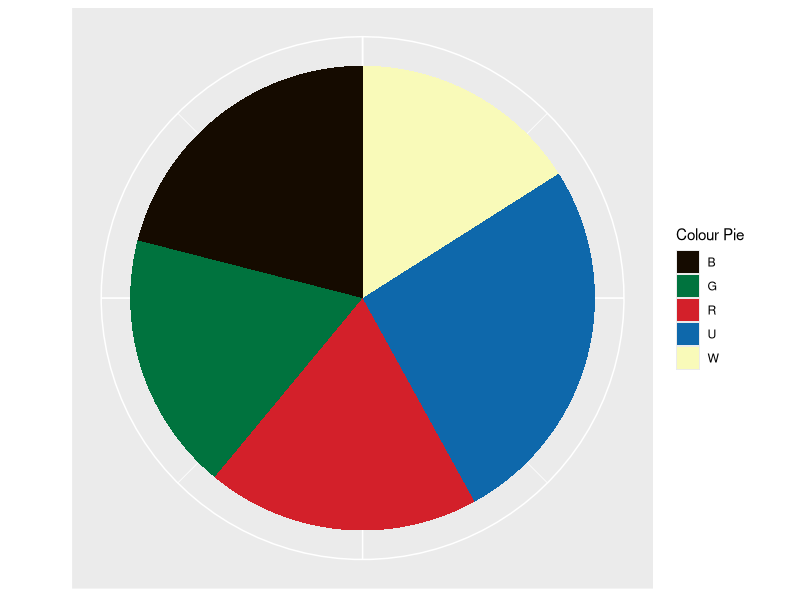
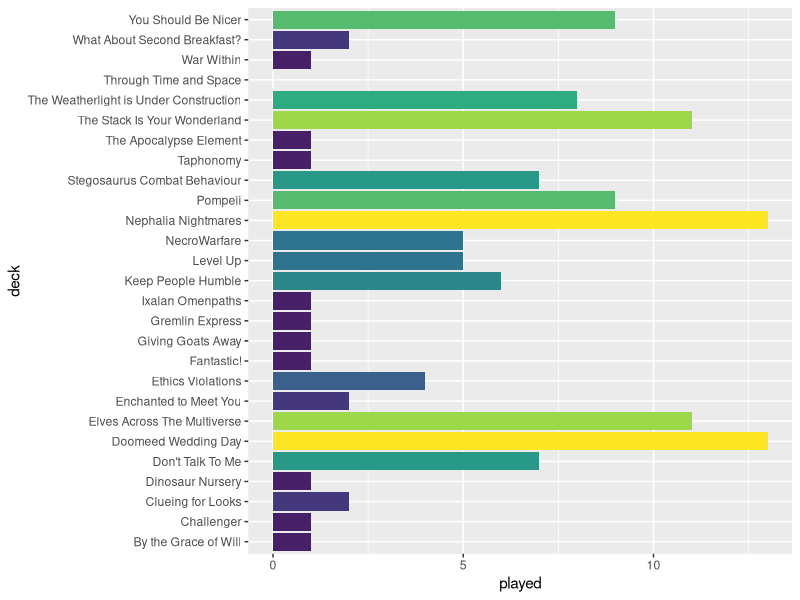
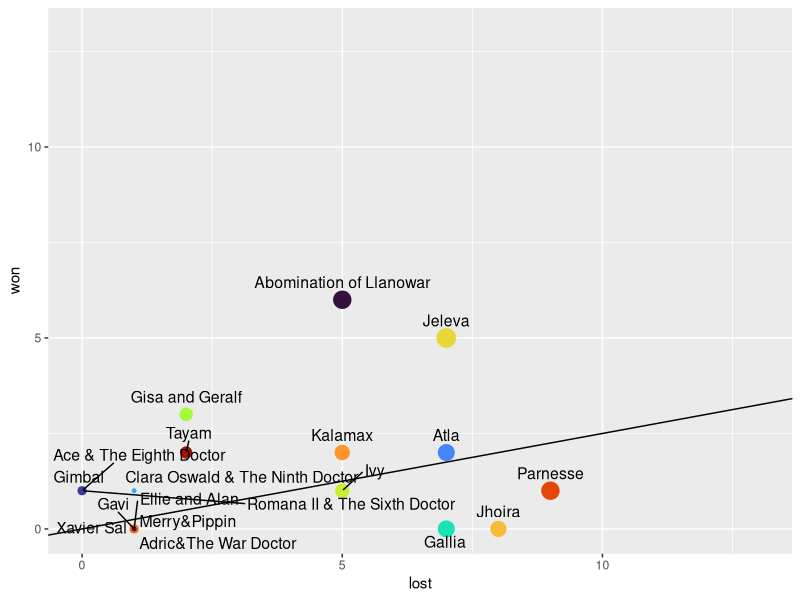
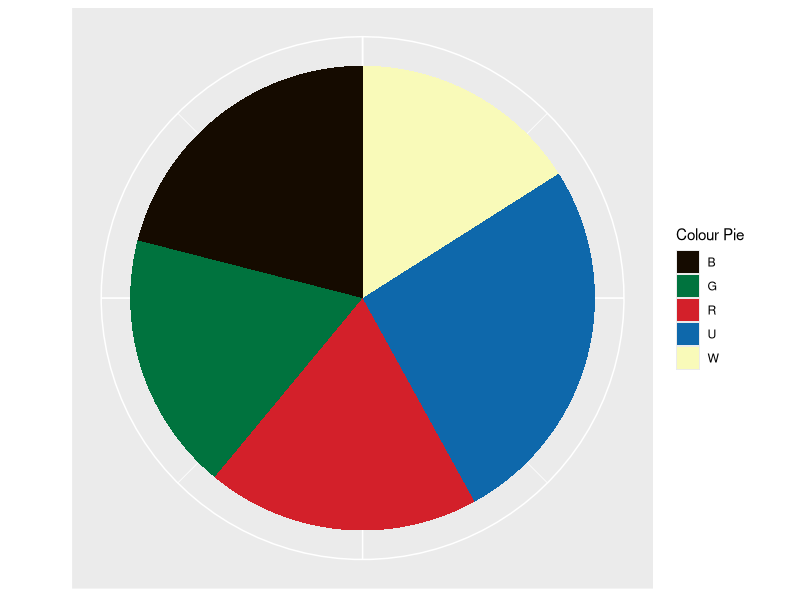
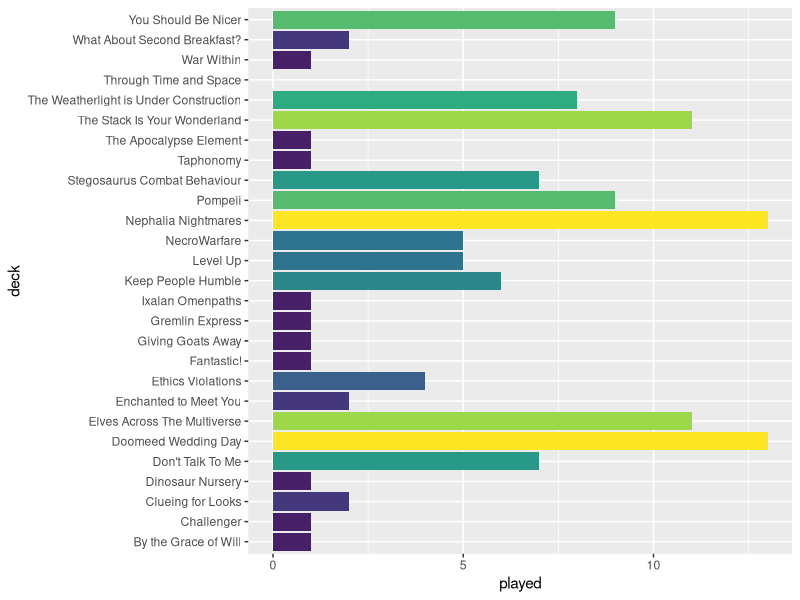
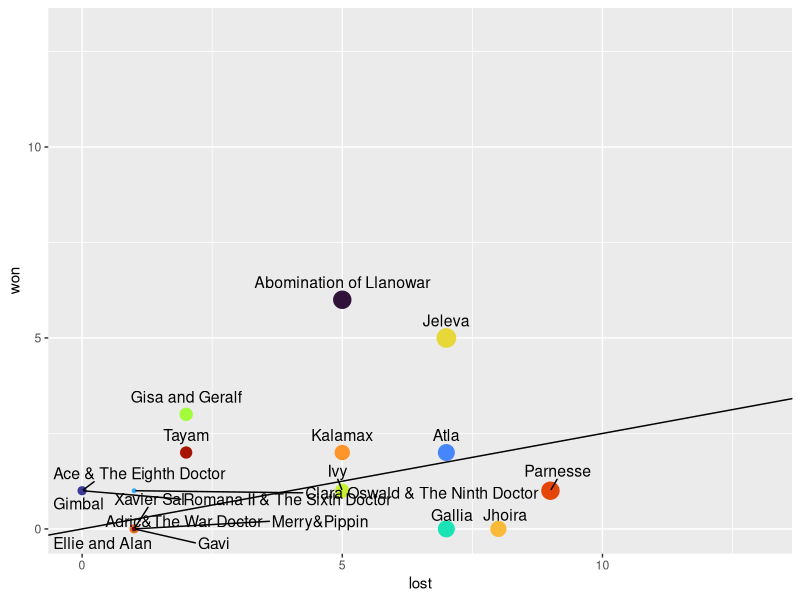

Reproduce these figures in R, in order. (Note: this script raises an error after producing the figures.)
library(forcats)
library(tidyverse)
library(viridis)
library(ggrepel)

# If you don't wan to edit your decks from within R, you can import any table with the same column names. 
decks<-read.csv("Decks.csv",quote="",stringsAsFactors=F,header=T) %>% arrange(priority)

# colour distibution
W<-decks%>%filter(W==TRUE)%>%count()%>%pull(n)
U<-decks%>%filter(U==TRUE)%>%count()%>%pull(n)
B<-decks%>%filter(B==TRUE)%>%count()%>%pull(n)
R<-decks%>%filter(R==TRUE)%>%count()%>%pull(n)
G<-decks%>%filter(G==TRUE)%>%count()%>%pull(n)
colour<-c(W,U,B,R,G)
identity<-c("W","U","B","R","G")
colours<-cbind(colour,identity)
colours<-as.data.frame(colours)
colours<-colours%>%mutate(colour=as.numeric(colour))
col<-colours%>%ggplot(aes(x="",colour,fill=identity))+
          geom_bar(stat="identity", width=1)+
          theme(axis.title.x=element_blank(),
                axis.text.x=element_blank(),
                axis.text.y=element_blank(),
                axis.ticks.y=element_blank())+
  xlab("")+
  coord_polar("y", start=0)+
            scale_fill_manual("Colour Pie", values = c("W"=rgb(249,250,185,maxColorValue=255),"U"=rgb(14,104,171,maxColorValue=255),"B"=rgb(21,11,0,maxColorValue=255),"R"=rgb(211,32,42,maxColorValue=255),"G"=rgb(0,115,62,maxColorValue=255)))
col 
ggsave("col.png")

#deck stats 
games<-decks%>%filter(type!="Unfinished")%>%ggplot(aes(played,deck,fill=played))+
        geom_bar(stat="identity")+
        scale_fill_viridis_c()+
        theme(legend.position="none")
games
ggsave(filename ="played.png",width=3000,height =2255, dpi=300,units="px",device='png')
# powerlevel
decks%>%group_by(power)%>%count()
# playable decks
decks%>%filter(type!="Unfinished")%>%count()


# win stats 
games <- decks %>% filter(played>0) %>% mutate(win=(won+0.5*draw)/played) %>% arrange(-win)
total <- games %>% group_by(type) %>% summarise(max_played=max(played))
LGSplay <- games %>% filter(type=="LGS") %>%  
  ggplot(aes(x=lost,y=won,label=commander)) +
  geom_point(aes(size=played,colour=commander,fill=commander))+
  geom_abline(slope=0.25,intercept=0)+
  scale_x_continuous(limits = c(0,total %>% filter(type=="LGS") %>% pull(max_played)))+
  scale_y_continuous(limits = c(0,total %>% filter(type=="LGS") %>% pull(max_played)))+
  geom_text_repel(aes(label = commander),size=4,vjust = -1,max.overlaps = 21)+
  scale_colour_viridis_d(option="turbo")+
  theme(legend.position = "none")
LGSplay 
ggsave("LGSplay.png")

proxied_total <- max(games[games$type=="proxied",]$played)
proxied <- played %>% filter(type=="proxied") %>% 
  ggplot(aes(x=lost,y=won,label=commander)) +
  geom_point(aes(size=played,colour=commander,fill=commander))+
  geom_abline(slope=0.25,intercept=0)+
  scale_x_continuous(limits = c(0,total %>% filter(type=="proxied") %>% pull(max_played)))+
  scale_y_continuous(limits = c(0,total %>% filter(type=="proxied") %>% pull(max_played)))+
  geom_text_repel(aes(label = commander),size=4,vjust = -1,max.overlaps = 21)+
  scale_colour_viridis_d(option="turbo")+
  theme(legend.position = "none")
proxied
ggsave("proxied.png")

notEDH_total <- max(games[games$type=="Other",]$played)
notEDH <- played %>% filter(type=="Other") %>% 
  ggplot(aes(x=lost,y=won,label=commander)) +
  geom_point(aes(size=played,colour=commander,fill=commander))+
  geom_abline(slope=0.25,intercept=0)+
  scale_x_continuous(limits = c(0,total %>% filter(type=="Other") %>% pull(max_played)))+
  scale_y_continuous(limits = c(0,total %>% filter(type=="Other") %>% pull(max_played)))+
  geom_text_repel(aes(label = commander),size=4,vjust = -1,max.overlaps = 21)+
  scale_colour_viridis_d(option="turbo")+
  theme(legend.position = "none")
notEDH
ggsave("notEDH.png")

# cEDH stats 
cEDH_total <- max(games[games$type=="cEDH",]$played)
cEDH <- decks %>% filter(type=='cEDH') %>% mutate(win=(won+0.5*draw)/played) %>% arrange(-win)
cEDH_results <- ggplot(cEDH, aes(x=lost,y=won,label=commander)) +
                  geom_point(aes(size=played,colour=commander))+
                  geom_abline(slope=0.4,intercept=0)+
                  scale_x_continuous(limits = c(0,total %>% filter(type=="cEDH") %>% pull(max_played)))+
                  scale_y_continuous(limits = c(0,total %>% filter(type=="cEDH") %>% pull(max_played)))+
                  geom_text_repel(aes(label = commander),size=4,vjust = -1,max.overlaps = 21)+
                  scale_colour_viridis_d(option="turbo")+
                  theme(legend.position = "none")
cEDH_results
ggsave('cEDH_results.png')


buildme<-decks%>%filter(type=="Unfinished")
buildme%>%pull(commander)
# wishlist (This is currently a little behind)

artists<-decks%>%separate_rows(artist,sep='&')%>%group_by(artist)%>%summarise(n=n())%>%arrange(desc(n))
artists

# search for a specific artist decks%>%dplyr::filter(str_detect(artist,"Johannes Voss"))%>%arrange(commander)%>%pull(commander) 

# filter by colour
# decks%>%dplyr::filter(U==T&W==T)%>%pull(commander)

# planes
planes <- decks %>% separate_rows(plane,sep='&') %>% drop_na() %>% group_by(plane) %>% mutate(n_all=nrow(.)) %>% group_by(n_all,plane)%>% summarise(n=n()) %>% arrange(-n) %>% mutate(prop=n/n_all)

locations <- planes %>% 
              ggplot(aes(n,1-prop)) +
              geom_jitter(aes(size=prop,colour=plane))+
              scale_colour_viridis_d(option="turbo")+
              geom_text_repel(aes(label = plane),size=4,vjust = -1,max.overlaps = 21)
locations 
# themes 
themes <- decks %>% separate_rows(themes,sep='&') %>% drop_na() %>% group_by(themes) %>% summarise(n=n()) %>% arrange(-n)
themes

write.csv(decks,"Decks.csv",quote=F,row.names =F)
